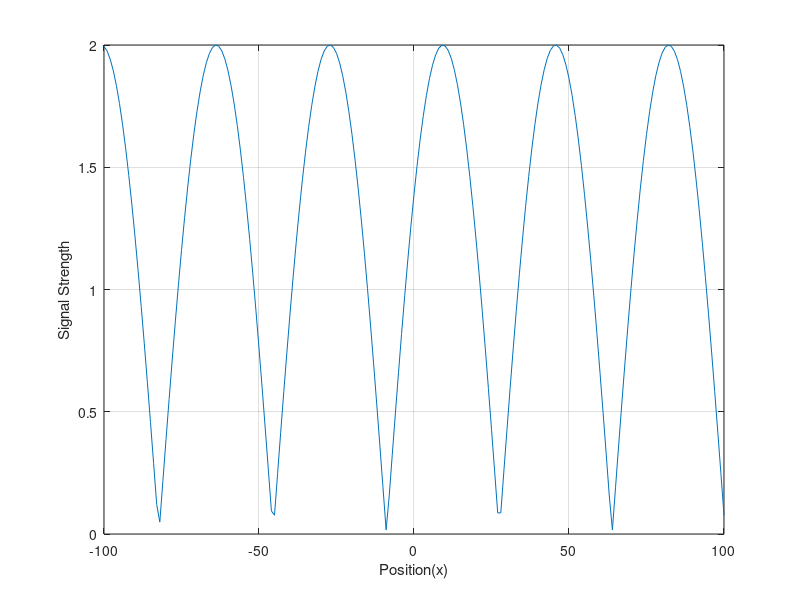

Write MATLAB code to recreate this figure.
%Homework: P-2.28 mobile radio (sinusoid)
%student name: 陳泰元 110616038

x = -100:100;
c= 3 * 1e8; %the speed of light

d1 = sqrt(x.*x+ 1e6 ); %direct-path
d2 = sqrt((x - 55).*(x - 55) + 1e6)+55; %reflected-path

t1 = d1./c; %directed-path time delay 
t2 = d2./c; %reflected-path time delay

s1 = 1*exp(j*300*1e6*pi*t1) %X1 = 1; Signal(directed-path)
s2 = 1*exp(j*300*1e6*pi*t2) %X2 = 1; Signal(reflected-path)
r_signal = s1+s2; %phasor addition (received signal)
%draw the plot
plot(x, abs(r_signal)); grid on,
xlabel('Position(x)');
ylabel('Signal Strength');
